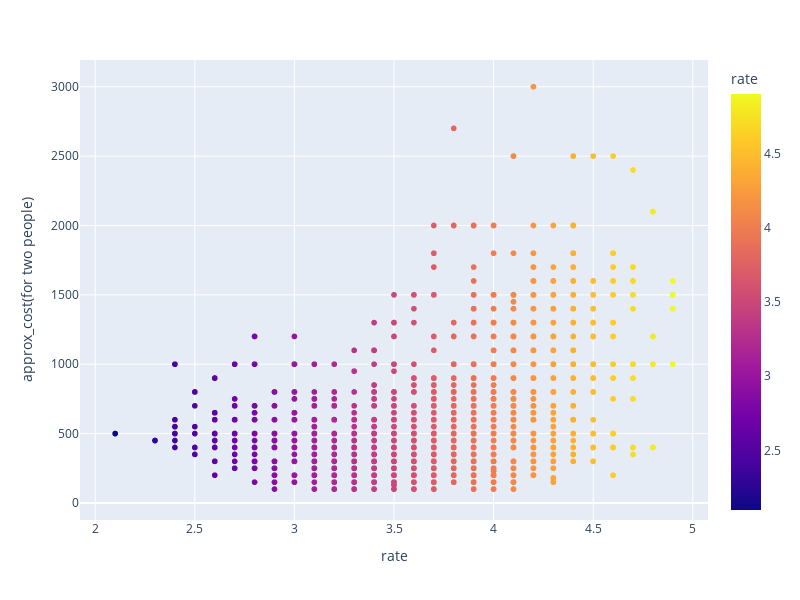

This figure's notebook cell:
### Markdown cell above
### how to customize height & width of plots in plotly

### Code cell
px.scatter(x="rate",y='approx_cost(for two people)',
   data_frame=df,color='rate' , width=800 ,height=600 )

## ie figure width & height in pixels

### Figure 1 — Plotly figure (JSON) as saved in the notebook; plotly's stock layout.template omitted (floating-point values rounded to 4 significant figures; data arrays with more than 128 entries replaced by an {"elided": "..."} marker saying what was removed)
{"data": [{"hovertemplate": "rate=%{marker.color}<br>approx_cost(for two people)=%{y}<extra></extra>", "legendgroup": "", "marker": {"color": {"elided": "5000 float values"}, "coloraxis": "coloraxis", "symbol": "circle"}, "mode": "markers", "name": "", "showlegend": false, "type": "scattergl", "x": {"elided": "5000 float values"}, "xaxis": "x", "y": {"elided": "5000 int values"}, "yaxis": "y"}], "layout": {"coloraxis": {"colorbar": {"title": {"text": "rate"}}, "colorscale": [[0, "#0d0887"], [0.1111, "#46039f"], [0.2222, "#7201a8"], [0.3333, "#9c179e"], [0.4444, "#bd3786"], [0.5556, "#d8576b"], [0.6667, "#ed7953"], [0.7778, "#fb9f3a"], [0.8889, "#fdca26"], [1, "#f0f921"]]}, "height": 600, "legend": {"tracegroupgap": 0}, "margin": {"t": 60}, "width": 800, "xaxis": {"anchor": "y", "domain": [0, 1], "title": {"text": "rate"}}, "yaxis": {"anchor": "x", "domain": [0, 1], "title": {"text": "approx_cost(for two people)"}}}}
